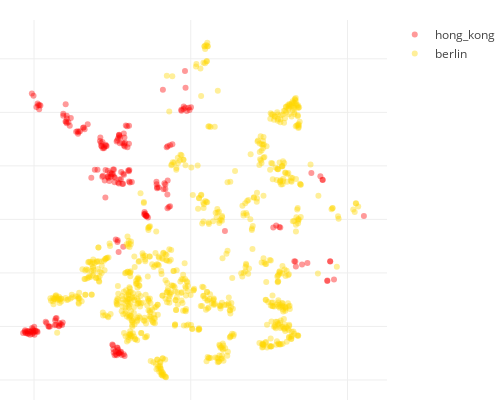

Write notebook code for a chart like this one.
### Code cell
def locations_scatter_plot(locs_x, locs_y, 
                           opposite_locs_x,opposite_locs_y,
                          locs_labels, opposite_locs_labels):
    MARKER_OPACITY = 0.4
    PLOT_HEIGHT = 400
    PLOT_WIDTH = 500
    TARGET_COLOR = 'red'
    OPPOSITE_COLOR = 'gold'
    MARGIN = dict(l=0, r=30, b=0, t=20)
    
    
    def create_scatter(x, y, colors, labels, name):
        return go.Scatter(x=x, y=y,
                          mode='markers',
                          hoverinfo='text', 
                          text=labels, name=name,
                          marker=dict(opacity=MARKER_OPACITY, 
                                       color=colors))
    
    data = [create_scatter(locs_x, locs_y, TARGET_COLOR, 
                           locs_labels, CITY),
            create_scatter(opposite_locs_x, opposite_locs_y, 
                           OPPOSITE_COLOR, opposite_locs_labels, 
                           opposite_city)]

    axis_style = dict(showticklabels=False, zeroline=False)
    layout = go.Layout(height=PLOT_HEIGHT, width=PLOT_WIDTH,
                        margin=MARGIN, hovermode='closest',
                        xaxis=axis_style, yaxis=axis_style)

    fig = go.Figure(data=data, layout=layout)

    py.iplot(fig, show_link=False)


locations_scatter_plot(np.array(visual_data[0])[indexes_target],
                       np.array(visual_data[1])[indexes_target], 
                       np.array(visual_data[0])[indexes_opposite],
                       np.array(visual_data[1])[indexes_opposite],
                       labels[indexes_target], labels[indexes_opposite])

### Figure 1 — Plotly figure (JSON) as saved in the notebook; plotly's stock layout.template omitted (floating-point values rounded to 4 significant figures; data arrays with more than 128 entries replaced by an {"elided": "..."} marker saying what was removed)
{"data": [{"hoverinfo": "text", "marker": {"color": "red", "opacity": 0.4}, "mode": "markers", "name": "hong_kong", "text": {"elided": "222 str values"}, "type": "scatter", "uid": "4b852b24-2728-11e9-a246-3c15c2cf2370", "x": {"elided": "222 float values"}, "y": {"elided": "222 float values"}}, {"hoverinfo": "text", "marker": {"color": "gold", "opacity": 0.4}, "mode": "markers", "name": "berlin", "text": {"elided": "821 str values"}, "type": "scatter", "uid": "4b8537a4-2728-11e9-91ec-3c15c2cf2370", "x": {"elided": "821 float values"}, "y": {"elided": "821 float values"}}], "layout": {"height": 400, "hovermode": "closest", "margin": {"b": 0, "l": 0, "r": 30, "t": 20}, "width": 500, "xaxis": {"showticklabels": false, "zeroline": false}, "yaxis": {"showticklabels": false, "zeroline": false}}}
